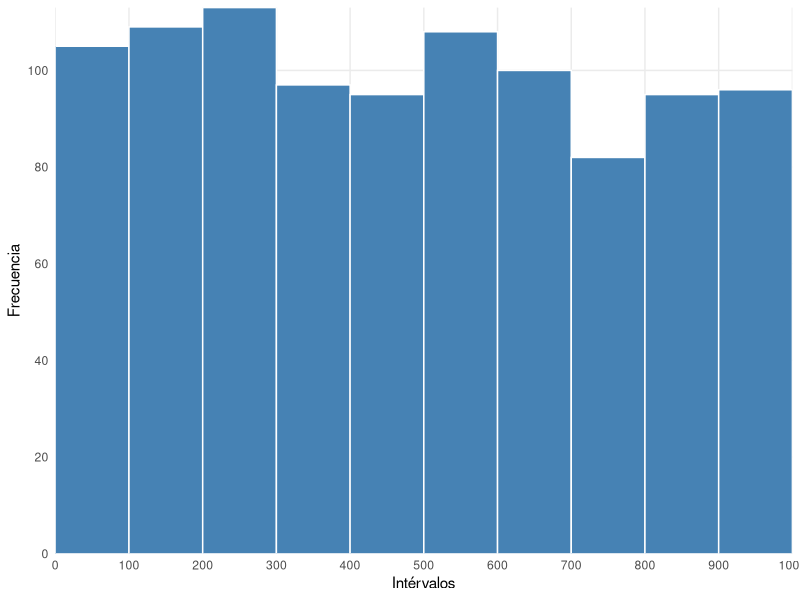
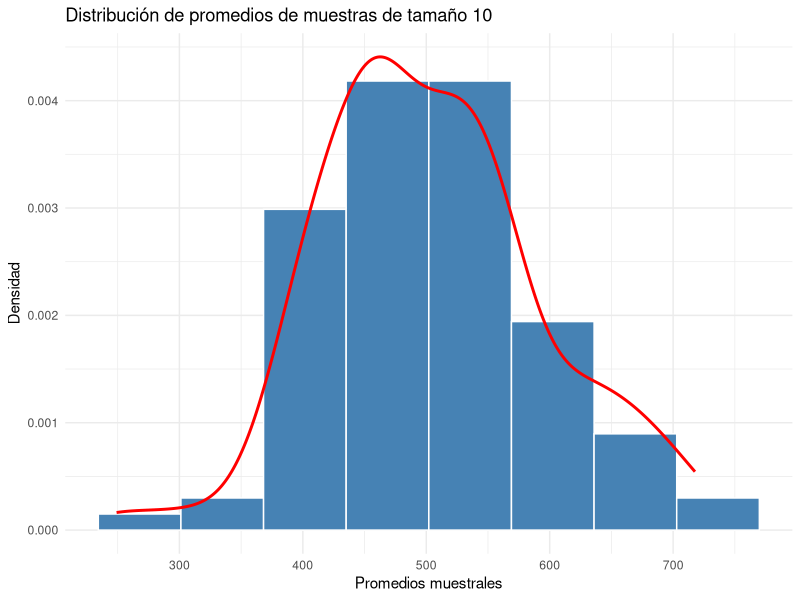
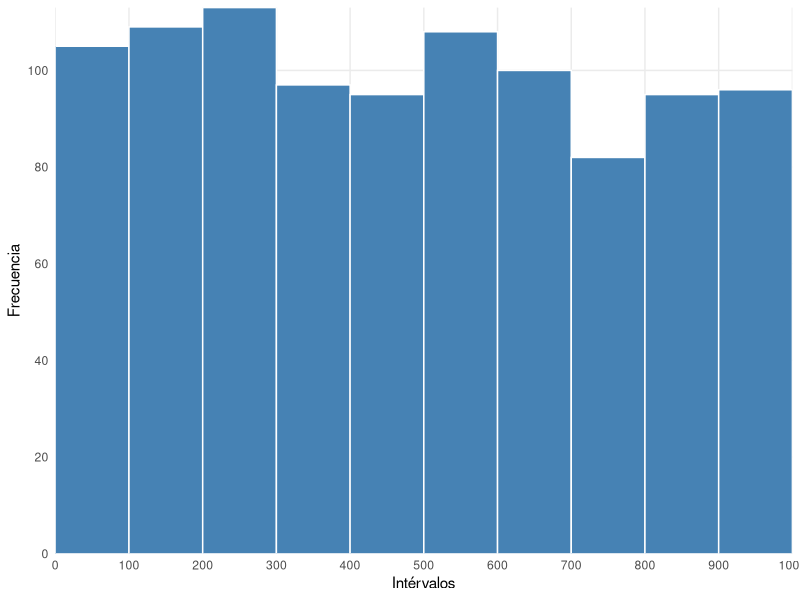
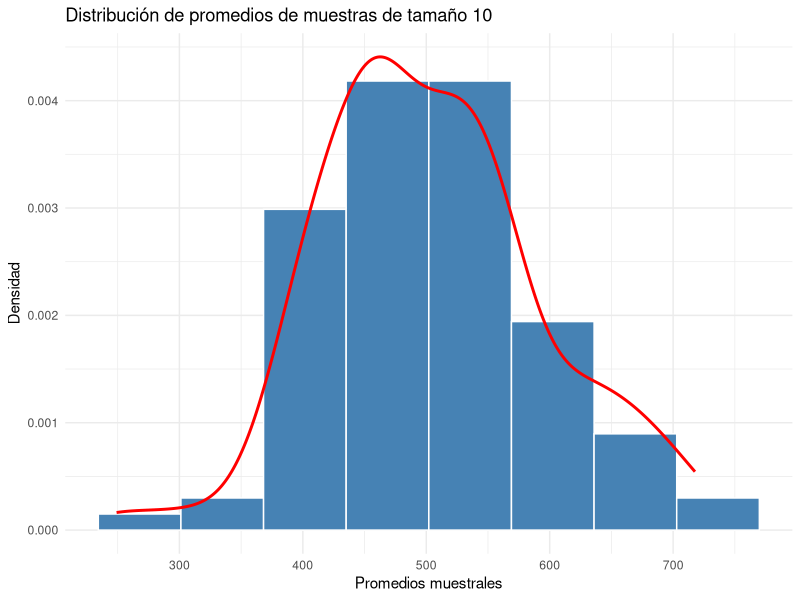

These figures' R source, in order: (Note: this script raises an error after producing the figures.)
#Instalación de las libreriás requeridas
library(ggplot2)
library(dplyr)
library(GGally)
library(xtable)
library(knitr)
library(forcats)
library(tidyr)
library(modeest)
library(kableExtra)

poblacion <- sample(0:1000, 1000, replace = TRUE)

library(readr)
info <- read_csv("datos.csv", col_types = cols(.default = col_integer()))
datos <- as.numeric(unlist(info))

prom <- mean(datos)

muestra1 <- sample(datos, size = 10, replace = FALSE)

muestra2 <- sample(datos, size = 10, replace = FALSE)
muestra3 <- sample(datos, size = 10, replace = FALSE)
muestra4 <- sample(datos, size = 10, replace = FALSE)
muestra5 <- sample(datos, size = 10, replace = FALSE)

prom1 <- mean(muestra1)
prom2 <- mean(muestra2)
prom3 <- mean(muestra3)
prom4 <- mean(muestra4)
prom5 <- mean(muestra5)

med <- median(datos)
mod <- mfv(datos)

ancho <- (max(datos) - min(datos))/10

cortes <- seq(min(datos), max(datos), by = ancho)
etiquetas <- character(length(cortes)-1)
etiquetas[1] <- paste0("[", round(cortes[1], 2), ", ", round(cortes[2], 2), "]")
if(length(cortes) > 2) {
  for(i in 2:(length(cortes)-1)) {
    etiquetas[i] <- paste0("(", round(cortes[i], 2), ", ", round(cortes[i+1], 2), "]")
  }
}
intervalos <- cut(datos, breaks = cortes, labels = etiquetas, include.lowest = TRUE, right = TRUE)

frec_abs <- table(intervalos)
frec_rel <- prop.table(frec_abs)
frec_abs_acum <- cumsum(frec_abs)
frec_rel_acum <- cumsum(frec_rel)

tabla_frecuencias_commercial <- data.frame(
  Intervalo = levels(intervalos),
  "F Absoluta" = as.numeric(frec_abs),
  "F Relativa" = round(as.numeric(frec_rel), 2),
  "F Abs Acum" = as.numeric(frec_abs_acum),
  "F Rel Acum" = round(as.numeric(frec_rel_acum), 2)
)

cortes <- seq(0, 1000, by = 100)
histograma <- ggplot(data.frame(datos = datos), aes(x = datos)) +
  geom_histogram(breaks = cortes, fill = "steelblue", color = "white", boundary = 0) +
  labs(x = "Intérvalos", y = "Frecuencia") +
  scale_x_continuous(limits = c(0, 1000), breaks = seq(0, 1000, by = 100), expand = c(0, 0)) +
  scale_y_continuous(limits = c(0, NA) ,breaks = seq(0, 140, by = 20), expand = c(0, 0)) +
  theme_minimal() +
  theme(panel.grid.minor = element_blank())

ggsave( filename = "figura1.png", plot = histograma,
        width = 6, height = 4, dpi = 150
)


histograma

info

tabla_frecuencias_commercial


set.seed(123) # Para reproducibilidad
medias_muestrales <- replicate(100, mean(sample(datos, size = 10, replace = FALSE)))

# Crear tabla de frecuencias
cortes_medias <- seq(300, 700, by = 50)
intervalos_medias <- cut(medias_muestrales, breaks = cortes_medias, include.lowest = TRUE)
frec_abs_medias <- table(intervalos_medias)

tabla_frec_medias <- data.frame(
  Intervalo = names(frec_abs_medias),
  Frecuencia = as.numeric(frec_abs_medias),
  Frecuencia_Relativa = round(as.numeric(prop.table(frec_abs_medias)), 2)
  
)

tabla_frec_medias


hist_medias <- ggplot(data.frame(medias = medias_muestrales), aes(x = medias)) +
  geom_histogram(aes(y = ..density..), bins = 8, fill = "steelblue", color = "white") +
  geom_density(color = "red", linewidth = 1) +
  labs(x = "Promedios muestrales", y = "Densidad", 
       title = "Distribución de promedios de muestras de tamaño 10") +
  theme_minimal()

ggsave("histograma_medias.png", plot = hist_medias, width = 6, height = 4, dpi = 150)
hist_medias



prom_poblacion <- mean(datos)
prom_medias <- mean(medias_muestrales)

comparacion_promedios <- data.frame(
  Población = prom_poblacion,
  Medias_Muestrales = prom_medias,
  Diferencia = prom_poblacion - prom_medias
)

Diferencia
